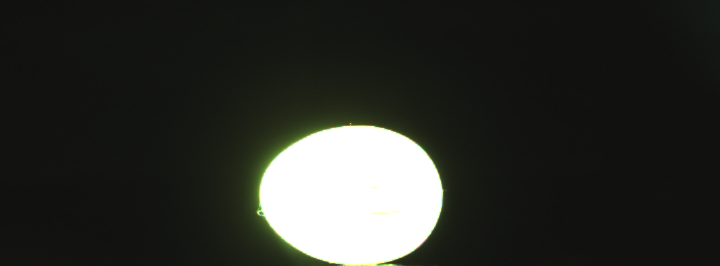
#> input picture pic/55/side.bmp, 720 x 266 px, found by its file name
$ python main.py
#> lines starting #> are read from the running program, lines starting #| are printed output that depends on the picture; after the words box and inside, x2 and y2 are one past the last pixel; in counts of white or black regions, pixels touching at a corner belong together
#> in main, img_side is the input picture: shape (266, 720, 3); mean B, G, R 42.6, 47.3, 45.4
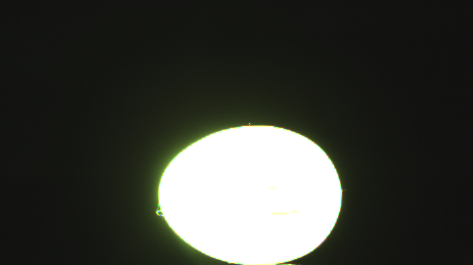
#> input picture pic/55/top.bmp, 473 x 265 px, found by its file name
#> in main, img_top is the input picture: shape (265, 473, 3); mean B, G, R 56.5, 62.5, 60.1
### volume.py
import cv2 as cv
import numpy as np
import math


# get the area of the target (seed) from the side view of image : pic
def GetArea(img, vint):

#> called with vint = 55
    gray = cv.cvtColor(img, cv.COLOR_BGR2GRAY)  # change to gray image
    # Global threshold segmentation,  to binary image. (Otsu)
    res, dst = cv.threshold(gray, vint, 255, 0)  # 0,255 cv.THRESH_OTSU
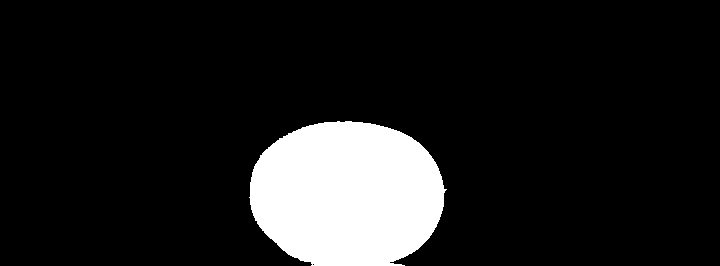
#> dst: shape (266, 720); 12% white; 1 white region, box (x1, y1, x2, y2) and area: (249, 121, 447, 266) 22963
#> res = 55
    element = cv.getStructuringElement(cv.MORPH_CROSS, (3, 3))  # Morphological denoising
    dst = cv.morphologyEx(dst, cv.MORPH_OPEN, element)  # Open operation denoising
#> dst: shape (266, 720); 12% white; 1 white region

    contours, hierarchy = cv.findContours(dst, cv.RETR_EXTERNAL, cv.CHAIN_APPROX_SIMPLE)  # Contour detection function
#> contours = 1 contour; box (x1, y1, x2, y2) and area: (249, 121, 446, 266) 22690
    # cv2.drawContours(dst, contours, -1, (120, 0, 0), 2)  # Draw contour
    maxCont = 0
    for cont in contours:
        area = cv.contourArea(cont)  # Calculate the area of the enclosing shape
        if area < 2000:  # keep the largest one, which is the target.
            continue
        maxCont = cont
#> this loop made 1 pass
#> area on pass 1: 22689.5
    maxRect = cv.boundingRect(maxCont)
#> maxRect = (249, 121, 197, 145)

    X = maxRect[0]
#> X = 249
    Y = maxRect[1]
#> Y = 121
    width = maxRect[2]
#> width = 197
    height = maxRect[3]
#> height = 145

    return X, Y, width, height


#   crop the target(seed) from the original image and put the center of new image(200*200)
def adjustImages(img_side, img_top, vint_side, vint_top, cropWidth, cropLength):

    # for side view image
    X_s, Y_s, width_s, height_s = GetArea(img_side, vint_side)
#> X_s = 249; Y_s = 121; width_s = 197; height_s = 145
    # print(X_s, Y_s, width_s, height_s)
    sideCrop = img_side[Y_s: Y_s + height_s, X_s: X_s + width_s]  # get the target
    img_side_new = np.zeros([cropLength, cropWidth, 3], dtype=np.uint8)
    start_Y_s = math.ceil((cropLength - height_s) / 2)
#> start_Y_s = 78
    start_X_s = math.ceil((cropWidth - width_s) / 2)
#> start_X_s = 52
    img_side_new[start_Y_s: start_Y_s + height_s, start_X_s: start_X_s + width_s] = sideCrop
    # save the image
    cv.imwrite('pic/' + "ROI_side.png", img_side_new)

    # for top view image
    X, Y, width, height = GetArea(img_top, vint_top)
#> call 2 of GetArea, with vint = 40
#> in GetArea (call 2), `res, dst = cv.threshold(gray, vint, 255, 0)`:
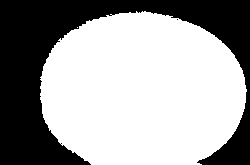
#> dst: shape (165, 250); 62.9% white; 2 black regions (1 under 20 px), largest, box (x1, y1, x2, y2) and area: (0, 0, 250, 165) 15313
#> in GetArea (call 2), `res, dst = cv.threshold(gray, vint, 255, 0)`: res = 40
#> in GetArea (call 2), `contours, hierarchy = cv.findContours(dst, cv.RETR_EXTERNAL, cv.CHAIN_..`: contours = 1 contour; box (x1, y1, x2, y2) and area: (40, 11, 247, 165) 25633
#> the loop in GetArea (call 2), `for cont in contours:` made 1 pass
#> area on pass 1: 25633
#> in GetArea (call 2), `maxRect = cv.boundingRect(maxCont)`: maxRect = (40, 11, 207, 154)
#> in GetArea (call 2), `X = maxRect[0]`: X = 40
#> in GetArea (call 2), `Y = maxRect[1]`: Y = 11
#> in GetArea (call 2), `width = maxRect[2]`: width = 207
#> in GetArea (call 2), `height = maxRect[3]`: height = 154
#> X = 40; Y = 11; width = 207; height = 154
    print(X,Y,width, height)
#| 40 11 207 154

    topCrop = img_top[Y: Y + height, X: X + width]  # get the target
    img_top_new = np.zeros([cropLength, cropWidth, 3], dtype=np.uint8)
    start_Y = math.ceil((cropLength - height) / 2)
#> start_Y = 73
    start_X = math.ceil((cropWidth - width) / 2)
#> start_X = 47
    img_top_new[start_Y: start_Y + height, start_X: start_X + width] = topCrop

    # rotate 180, just for our experiment
    image_center = tuple(np.array(img_top_new.shape[1::-1]) / 2)
    rot_mat = cv.getRotationMatrix2D(image_center, 180, 1.0)
    img_top_new = cv.warpAffine(img_top_new, rot_mat, img_top_new.shape[1::-1], flags=cv.INTER_LINEAR)
    # save the image
    cv.imwrite('pic/' + 'ROI_top.png', img_top_new)


########################################################################
# normalized img_top to the same size as img_side (decrease)
########################################################################
def normalizeImage(img_side, img_top, vint_side, vint_top, cropWidth,cropLength):

#> called with vint_side = 55, vint_top = 40, cropWidth = 300, cropLength = 300
    contour_side = 0
    contour_top = 0
    weightAndHeight = []

    ##
    #  get the contour in img_side
    ##
    gray = cv.cvtColor(img_side, cv.COLOR_BGR2GRAY)  # change to gray image
#> gray: shape (300, 300)
    # Global threshold segmentation,  to binary image. (Otsu)
    res, dst = cv.threshold(gray, vint_side, 255, 0)  # 0,255 cv2.THRESH_OTSU
#> dst: shape (300, 300); 25.5% white; 1 white region, box (x1, y1, x2, y2) and area: (52, 78, 249, 223) 22962
#> res = 55
    element = cv.getStructuringElement(cv.MORPH_CROSS, (3, 3))  # Morphological denoising
    dst = cv.morphologyEx(dst, cv.MORPH_OPEN, element)  # Open operation denoising
#> dst: shape (300, 300); 25.5% white; 1 white region
    contours, hierarchy = cv.findContours(dst, cv.RETR_EXTERNAL, cv.CHAIN_APPROX_SIMPLE)  # Contour detection function
#> contours = 1 contour; box (x1, y1, x2, y2) and area: (52, 78, 249, 223) 22678

    for cont in contours:
        area = cv.contourArea(cont)  # Calculate the area of the enclosing shape
        if area < 2000:
            continue
        rect = cv.minAreaRect(cont)

        # draw the min area rect
        box = cv.boxPoints(rect)
        box = np.int0(box)
        cv.drawContours(img_side, [box], 0, (0, 0, 255), 2)  # red
        cv.imwrite('pic/' + 'ROI_side.png', img_side)
        contour_side = cont
        weightAndHeight.append(rect[1])     # length and height
#> this loop made 1 pass
#> (area, rect, box) on pass 1: (22677.5, ((150, 150), (144, 196), -90), [[248, 222], [52, 222], [52, 78], [248, 78]])
#> after the loop, weightAndHeight = [(144, 196)]

    ##
    #  get the contour in img_top
    ##
    gray = cv.cvtColor(img_top, cv.COLOR_BGR2GRAY)  # change to gray image
    # Global threshold segmentation,  to binary image. (Otsu)
    res, dst = cv.threshold(gray, vint_top, 255, 0)  # 0,255 cv2.THRESH_OTSU
#> dst: shape (300, 300); 28.8% white; 2 white regions (1 under 20 px), largest, box (x1, y1, x2, y2) and area: (47, 74, 254, 228) 25935
#> res = 40
    element = cv.getStructuringElement(cv.MORPH_CROSS, (3, 3))  # Morphological denoising
#> element = [[0, 1, 0], [1, 1, 1], [0, 1, 0]]
    dst = cv.morphologyEx(dst, cv.MORPH_OPEN, element)  # Open operation denoising
#> dst: shape (300, 300); 28.8% white; 1 white region
    contours, hierarchy = cv.findContours(dst, cv.RETR_EXTERNAL, cv.CHAIN_APPROX_SIMPLE)  # Contour detection function
#> contours = 1 contour; box (x1, y1, x2, y2) and area: (47, 74, 254, 228) 25630

    for cont in contours:
        area = cv.contourArea(cont)  # Calculate the area of the enclosing shape
        if area < 2000:
            continue
        rect = cv.minAreaRect(cont)

        # draw the min area rect
        box = cv.boxPoints(rect)
        box = np.int0(box)
        cv.drawContours(img_top, [box], 0, (0, 0, 255), 2)  # red
        # cv.imwrite('pic/' + 'Original_top.png', img_top)

        contour_top = cont
#> this loop made 1 pass
#> (area, rect, box) on pass 1: (25630, ((150, 150.5), (153, 206), -90), [[253, 227], [47, 227], [47, 74], [253, 74]])
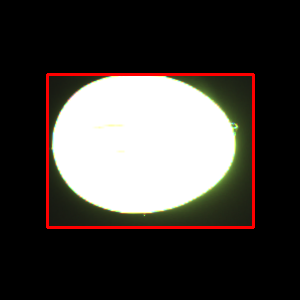
#> img_top: shape (300, 300, 3); mean B, G, R 59.8, 63.3, 68
        # weightAndHeight.append(rect[1])     # length and width

    ##
    #   normalize img_top to img_side (our experiment is decrease), and get parameters
    ##

    x, y, w, h = cv.boundingRect(contour_side)   # side
#> x = 52; y = 78; w = 197; h = 145
    x_t, y_t, w_t, h_t = cv.boundingRect(contour_top)   # top
#> x_t = 47; y_t = 74; w_t = 207; h_t = 154
    print(x, y, w, h)
#| 52 78 197 145
    print(x_t, y_t, w_t, h_t)
#| 47 74 207 154
    r = w_t / w
#> r = 1.05
    targetImg = img_top[y_t:y_t+h_t, x_t:x_t+w_t]
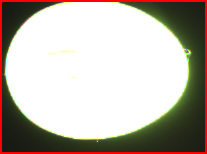
#> targetImg: shape (154, 207, 3); mean B, G, R 168.8, 178.6, 186.3
    newW = w   # w_t / r
#> newW = 197
    newH = math.floor(h_t / r)
#> newH = 146
    dim = (newW, newH)
#> dim = (197, 146)
    newTarget = cv.resize(targetImg, dim, interpolation=cv.INTER_AREA)
    edge = int(40)
    halfEdge = int(edge / 2)
    template = np.zeros([newH + edge, newW + edge, 3], dtype=np.uint8)
    template[halfEdge: newH + halfEdge, halfEdge: newW + halfEdge] = newTarget
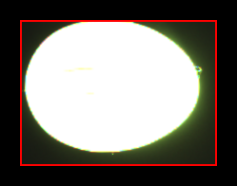
#> template: shape (186, 237, 3); mean B, G, R 110.2, 116.6, 121.5

    # img_top[y_t-15: y_t+15 + newH, x_t-15: x_t+15 + newW] = template  # for the real top view

    startX = math.floor((cropWidth - newW - edge) / 2)
#> startX = 31
    startY = math.floor((cropLength - newH - edge) / 2)
#> startY = 57
    print(startX)
#| 31
    print(startX + newW + edge)
#| 268
    img_top[startY: startY + newH + edge, startX: startX + newW + edge] = template        # for the assumed top view
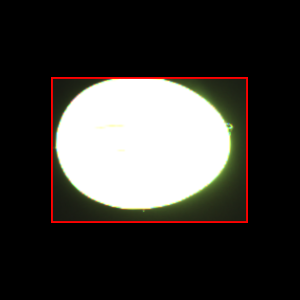
#> img_top: shape (300, 300, 3); 17.34% of pixels changed, all inside (x1, y1, x2, y2) = (46, 73, 255, 229)
    cv.imwrite('pic/' + 'ROI_top.png', img_top)

    gray = cv.cvtColor(img_top, cv.COLOR_BGR2GRAY)  # change to gray image
    # Global threshold segmentation,  to binary image. (Otsu)
    res, dst = cv.threshold(gray, vint_top, 255, 0)  # 0,255 cv2.THRESH_OTSU
#> dst: shape (300, 300); 27.2% white; 2 white regions (1 under 20 px), largest, box (x1, y1, x2, y2) and area: (51, 77, 248, 223) 24467
#> (the rest of the program and of its run is left out)
